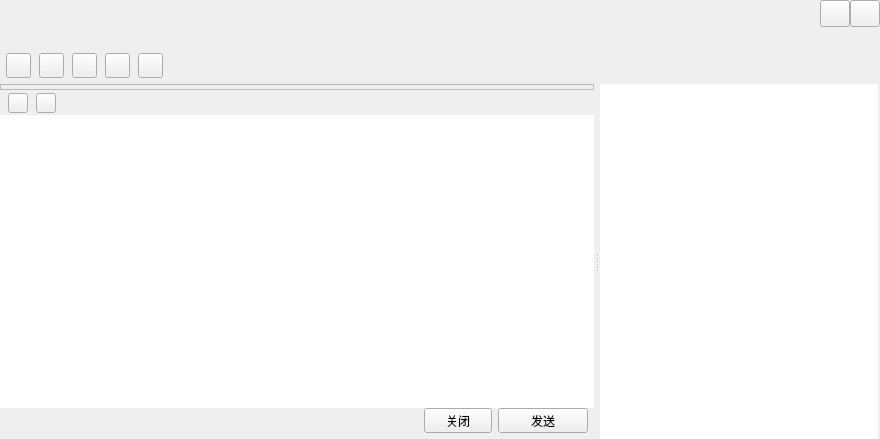
<?xml version="1.0" encoding="UTF-8"?>
<ui version="4.0">
 <class>TalkWindow</class>
 <widget class="QWidget" name="TalkWindow">
  <property name="geometry">
   <rect>
    <x>0</x>
    <y>0</y>
    <width>880</width>
    <height>439</height>
   </rect>
  </property>
  <property name="windowTitle">
   <string>TalkWindow</string>
  </property>
  <layout class="QVBoxLayout" name="verticalLayout_6">
   <property name="spacing">
    <number>0</number>
   </property>
   <property name="leftMargin">
    <number>0</number>
   </property>
   <property name="topMargin">
    <number>0</number>
   </property>
   <property name="rightMargin">
    <number>0</number>
   </property>
   <property name="bottomMargin">
    <number>0</number>
   </property>
   <item>
    <widget class="QWidget" name="titleWidget" native="true">
     <property name="sizePolicy">
      <sizepolicy hsizetype="Expanding" vsizetype="Fixed">
       <horstretch>0</horstretch>
       <verstretch>0</verstretch>
      </sizepolicy>
     </property>
     <property name="minimumSize">
      <size>
       <width>0</width>
       <height>84</height>
      </size>
     </property>
     <property name="maximumSize">
      <size>
       <width>16777215</width>
       <height>84</height>
      </size>
     </property>
     <property name="bottomskin" stdset="0">
      <bool>true</bool>
     </property>
     <layout class="QVBoxLayout" name="verticalLayout">
      <property name="spacing">
       <number>0</number>
      </property>
      <property name="leftMargin">
       <number>6</number>
      </property>
      <property name="topMargin">
       <number>0</number>
      </property>
      <property name="rightMargin">
       <number>0</number>
      </property>
      <property name="bottomMargin">
       <number>0</number>
      </property>
      <item>
       <layout class="QHBoxLayout" name="horizontalLayout">
        <property name="spacing">
         <number>0</number>
        </property>
        <item>
         <widget class="QLabel" name="nameLabel">
          <property name="sizePolicy">
           <sizepolicy hsizetype="Expanding" vsizetype="Fixed">
            <horstretch>0</horstretch>
            <verstretch>0</verstretch>
           </sizepolicy>
          </property>
          <property name="minimumSize">
           <size>
            <width>0</width>
            <height>27</height>
           </size>
          </property>
          <property name="maximumSize">
           <size>
            <width>16777215</width>
            <height>27</height>
           </size>
          </property>
          <property name="font">
           <font/>
          </property>
          <property name="text">
           <string/>
          </property>
         </widget>
        </item>
        <item>
         <widget class="QPushButton" name="sysmin">
          <property name="sizePolicy">
           <sizepolicy hsizetype="Fixed" vsizetype="Fixed">
            <horstretch>0</horstretch>
            <verstretch>0</verstretch>
           </sizepolicy>
          </property>
          <property name="minimumSize">
           <size>
            <width>30</width>
            <height>27</height>
           </size>
          </property>
          <property name="maximumSize">
           <size>
            <width>30</width>
            <height>27</height>
           </size>
          </property>
          <property name="focusPolicy">
           <enum>Qt::FocusPolicy::ClickFocus</enum>
          </property>
          <property name="toolTip">
           <string>最小化</string>
          </property>
          <property name="text">
           <string/>
          </property>
          <property name="iconSize">
           <size>
            <width>30</width>
            <height>30</height>
           </size>
          </property>
         </widget>
        </item>
        <item>
         <widget class="QPushButton" name="sysclose">
          <property name="sizePolicy">
           <sizepolicy hsizetype="Fixed" vsizetype="Fixed">
            <horstretch>0</horstretch>
            <verstretch>0</verstretch>
           </sizepolicy>
          </property>
          <property name="minimumSize">
           <size>
            <width>30</width>
            <height>27</height>
           </size>
          </property>
          <property name="maximumSize">
           <size>
            <width>30</width>
            <height>27</height>
           </size>
          </property>
          <property name="focusPolicy">
           <enum>Qt::FocusPolicy::ClickFocus</enum>
          </property>
          <property name="toolTip">
           <string>关闭</string>
          </property>
          <property name="text">
           <string/>
          </property>
          <property name="iconSize">
           <size>
            <width>30</width>
            <height>30</height>
           </size>
          </property>
         </widget>
        </item>
       </layout>
      </item>
      <item>
       <widget class="QLabel" name="signLabel">
        <property name="sizePolicy">
         <sizepolicy hsizetype="Expanding" vsizetype="Fixed">
          <horstretch>0</horstretch>
          <verstretch>0</verstretch>
         </sizepolicy>
        </property>
        <property name="minimumSize">
         <size>
          <width>0</width>
          <height>20</height>
         </size>
        </property>
        <property name="maximumSize">
         <size>
          <width>16777215</width>
          <height>20</height>
         </size>
        </property>
        <property name="font">
         <font>
          <pointsize>10</pointsize>
         </font>
        </property>
        <property name="text">
         <string/>
        </property>
       </widget>
      </item>
      <item>
       <widget class="QWidget" name="funWidget" native="true">
        <property name="sizePolicy">
         <sizepolicy hsizetype="Expanding" vsizetype="Expanding">
          <horstretch>0</horstretch>
          <verstretch>0</verstretch>
         </sizepolicy>
        </property>
        <property name="minimumSize">
         <size>
          <width>0</width>
          <height>34</height>
         </size>
        </property>
        <property name="maximumSize">
         <size>
          <width>16777215</width>
          <height>600</height>
         </size>
        </property>
        <layout class="QHBoxLayout" name="horizontalLayout_2">
         <property name="spacing">
          <number>8</number>
         </property>
         <property name="leftMargin">
          <number>0</number>
         </property>
         <property name="topMargin">
          <number>0</number>
         </property>
         <property name="rightMargin">
          <number>6</number>
         </property>
         <property name="bottomMargin">
          <number>0</number>
         </property>
         <item>
          <widget class="QPushButton" name="addtoolbtn">
           <property name="sizePolicy">
            <sizepolicy hsizetype="Fixed" vsizetype="Fixed">
             <horstretch>0</horstretch>
             <verstretch>0</verstretch>
            </sizepolicy>
           </property>
           <property name="minimumSize">
            <size>
             <width>25</width>
             <height>25</height>
            </size>
           </property>
           <property name="maximumSize">
            <size>
             <width>25</width>
             <height>25</height>
            </size>
           </property>
           <property name="text">
            <string/>
           </property>
           <property name="hasborder" stdset="0">
            <bool>true</bool>
           </property>
          </widget>
         </item>
         <item>
          <widget class="QPushButton" name="addhumanBtn">
           <property name="sizePolicy">
            <sizepolicy hsizetype="Fixed" vsizetype="Fixed">
             <horstretch>0</horstretch>
             <verstretch>0</verstretch>
            </sizepolicy>
           </property>
           <property name="minimumSize">
            <size>
             <width>25</width>
             <height>25</height>
            </size>
           </property>
           <property name="maximumSize">
            <size>
             <width>25</width>
             <height>25</height>
            </size>
           </property>
           <property name="text">
            <string/>
           </property>
           <property name="hasborder" stdset="0">
            <bool>true</bool>
           </property>
          </widget>
         </item>
         <item>
          <widget class="QPushButton" name="appBtn">
           <property name="sizePolicy">
            <sizepolicy hsizetype="Fixed" vsizetype="Fixed">
             <horstretch>0</horstretch>
             <verstretch>0</verstretch>
            </sizepolicy>
           </property>
           <property name="minimumSize">
            <size>
             <width>25</width>
             <height>25</height>
            </size>
           </property>
           <property name="maximumSize">
            <size>
             <width>25</width>
             <height>25</height>
            </size>
           </property>
           <property name="text">
            <string/>
           </property>
           <property name="hasborder" stdset="0">
            <bool>true</bool>
           </property>
          </widget>
         </item>
         <item>
          <widget class="QPushButton" name="videoBtn">
           <property name="sizePolicy">
            <sizepolicy hsizetype="Fixed" vsizetype="Fixed">
             <horstretch>0</horstretch>
             <verstretch>0</verstretch>
            </sizepolicy>
           </property>
           <property name="minimumSize">
            <size>
             <width>25</width>
             <height>25</height>
            </size>
           </property>
           <property name="maximumSize">
            <size>
             <width>25</width>
             <height>25</height>
            </size>
           </property>
           <property name="text">
            <string/>
           </property>
           <property name="hasborder" stdset="0">
            <bool>true</bool>
           </property>
          </widget>
         </item>
         <item>
          <widget class="QPushButton" name="toolsetBtn">
           <property name="sizePolicy">
            <sizepolicy hsizetype="Fixed" vsizetype="Fixed">
             <horstretch>0</horstretch>
             <verstretch>0</verstretch>
            </sizepolicy>
           </property>
           <property name="minimumSize">
            <size>
             <width>25</width>
             <height>25</height>
            </size>
           </property>
           <property name="maximumSize">
            <size>
             <width>25</width>
             <height>25</height>
            </size>
           </property>
           <property name="text">
            <string/>
           </property>
           <property name="hasborder" stdset="0">
            <bool>true</bool>
           </property>
          </widget>
         </item>
         <item>
          <spacer name="horizontalSpacer">
           <property name="orientation">
            <enum>Qt::Orientation::Horizontal</enum>
           </property>
           <property name="sizeHint" stdset="0">
            <size>
             <width>700</width>
             <height>20</height>
            </size>
           </property>
          </spacer>
         </item>
        </layout>
       </widget>
      </item>
     </layout>
    </widget>
   </item>
   <item>
    <widget class="QSplitter" name="splitter">
     <property name="sizePolicy">
      <sizepolicy hsizetype="Expanding" vsizetype="Expanding">
       <horstretch>0</horstretch>
       <verstretch>0</verstretch>
      </sizepolicy>
     </property>
     <property name="orientation">
      <enum>Qt::Orientation::Horizontal</enum>
     </property>
     <property name="handleWidth">
      <number>6</number>
     </property>
     <widget class="QSplitter" name="bodySplitter">
      <property name="sizePolicy">
       <sizepolicy hsizetype="Expanding" vsizetype="Expanding">
        <horstretch>0</horstretch>
        <verstretch>0</verstretch>
       </sizepolicy>
      </property>
      <property name="orientation">
       <enum>Qt::Orientation::Vertical</enum>
      </property>
      <property name="handleWidth">
       <number>1</number>
      </property>
      <property name="childrenCollapsible">
       <bool>false</bool>
      </property>
      <widget class="QWidget" name="bodyWidget" native="true">
       <property name="sizePolicy">
        <sizepolicy hsizetype="Expanding" vsizetype="Expanding">
         <horstretch>0</horstretch>
         <verstretch>0</verstretch>
        </sizepolicy>
       </property>
       <layout class="QVBoxLayout" name="verticalLayout_4">
        <property name="spacing">
         <number>0</number>
        </property>
        <property name="leftMargin">
         <number>0</number>
        </property>
        <property name="topMargin">
         <number>0</number>
        </property>
        <property name="rightMargin">
         <number>0</number>
        </property>
        <property name="bottomMargin">
         <number>0</number>
        </property>
        <item>
         <widget class="QFrame" name="frameWidget">
          <property name="sizePolicy">
           <sizepolicy hsizetype="Expanding" vsizetype="Expanding">
            <horstretch>0</horstretch>
            <verstretch>0</verstretch>
           </sizepolicy>
          </property>
          <property name="frameShape">
           <enum>QFrame::Shape::StyledPanel</enum>
          </property>
          <property name="frameShadow">
           <enum>QFrame::Shadow::Raised</enum>
          </property>
          <layout class="QVBoxLayout" name="verticalLayout_3">
           <property name="spacing">
            <number>0</number>
           </property>
           <property name="leftMargin">
            <number>0</number>
           </property>
           <property name="topMargin">
            <number>1</number>
           </property>
           <property name="rightMargin">
            <number>0</number>
           </property>
           <property name="bottomMargin">
            <number>1</number>
           </property>
           <item>
            <widget class="MsgWebView" name="msgWidget" native="true"/>
           </item>
          </layout>
         </widget>
        </item>
       </layout>
      </widget>
      <widget class="QWidget" name="bottomWidget" native="true">
       <property name="sizePolicy">
        <sizepolicy hsizetype="Expanding" vsizetype="Expanding">
         <horstretch>0</horstretch>
         <verstretch>0</verstretch>
        </sizepolicy>
       </property>
       <property name="minimumSize">
        <size>
         <width>0</width>
         <height>138</height>
        </size>
       </property>
       <property name="maximumSize">
        <size>
         <width>16777215</width>
         <height>400</height>
        </size>
       </property>
       <layout class="QVBoxLayout" name="verticalLayout_2">
        <property name="spacing">
         <number>0</number>
        </property>
        <property name="leftMargin">
         <number>0</number>
        </property>
        <property name="topMargin">
         <number>0</number>
        </property>
        <property name="rightMargin">
         <number>0</number>
        </property>
        <property name="bottomMargin">
         <number>0</number>
        </property>
        <item>
         <widget class="QWidget" name="moduleWidget" native="true">
          <property name="sizePolicy">
           <sizepolicy hsizetype="Expanding" vsizetype="Fixed">
            <horstretch>0</horstretch>
            <verstretch>0</verstretch>
           </sizepolicy>
          </property>
          <property name="minimumSize">
           <size>
            <width>0</width>
            <height>24</height>
           </size>
          </property>
          <property name="maximumSize">
           <size>
            <width>16777215</width>
            <height>24</height>
           </size>
          </property>
          <layout class="QHBoxLayout" name="horizontalLayout_3">
           <property name="spacing">
            <number>8</number>
           </property>
           <property name="leftMargin">
            <number>8</number>
           </property>
           <property name="topMargin">
            <number>0</number>
           </property>
           <property name="rightMargin">
            <number>8</number>
           </property>
           <property name="bottomMargin">
            <number>0</number>
           </property>
           <item>
            <widget class="QPushButton" name="faceBtn">
             <property name="sizePolicy">
              <sizepolicy hsizetype="Fixed" vsizetype="Fixed">
               <horstretch>0</horstretch>
               <verstretch>0</verstretch>
              </sizepolicy>
             </property>
             <property name="minimumSize">
              <size>
               <width>20</width>
               <height>20</height>
              </size>
             </property>
             <property name="maximumSize">
              <size>
               <width>20</width>
               <height>20</height>
              </size>
             </property>
             <property name="text">
              <string/>
             </property>
             <property name="hasborder" stdset="0">
              <bool>true</bool>
             </property>
            </widget>
           </item>
           <item>
            <widget class="QPushButton" name="fileopenBtn">
             <property name="sizePolicy">
              <sizepolicy hsizetype="Fixed" vsizetype="Fixed">
               <horstretch>0</horstretch>
               <verstretch>0</verstretch>
              </sizepolicy>
             </property>
             <property name="minimumSize">
              <size>
               <width>20</width>
               <height>20</height>
              </size>
             </property>
             <property name="maximumSize">
              <size>
               <width>20</width>
               <height>20</height>
              </size>
             </property>
             <property name="text">
              <string/>
             </property>
             <property name="hasborder" stdset="0">
              <bool>true</bool>
             </property>
            </widget>
           </item>
           <item>
            <spacer name="horizontalSpacer_2">
             <property name="orientation">
              <enum>Qt::Orientation::Horizontal</enum>
             </property>
             <property name="sizeHint" stdset="0">
              <size>
               <width>519</width>
               <height>20</height>
              </size>
             </property>
            </spacer>
           </item>
          </layout>
         </widget>
        </item>
        <item>
         <widget class="QMsgTextEdit" name="textEdit">
          <property name="contextMenuPolicy">
           <enum>Qt::ContextMenuPolicy::NoContextMenu</enum>
          </property>
          <property name="frameShape">
           <enum>QFrame::Shape::NoFrame</enum>
          </property>
         </widget>
        </item>
        <item>
         <layout class="QHBoxLayout" name="horizontalLayout_4">
          <property name="rightMargin">
           <number>6</number>
          </property>
          <property name="bottomMargin">
           <number>6</number>
          </property>
          <item>
           <spacer name="horizontalSpacer_3">
            <property name="orientation">
             <enum>Qt::Orientation::Horizontal</enum>
            </property>
            <property name="sizeHint" stdset="0">
             <size>
              <width>40</width>
              <height>20</height>
             </size>
            </property>
           </spacer>
          </item>
          <item>
           <widget class="QToolButton" name="closeBtn">
            <property name="minimumSize">
             <size>
              <width>68</width>
              <height>24</height>
             </size>
            </property>
            <property name="text">
             <string>关闭</string>
            </property>
            <property name="titleskin" stdset="0">
             <bool>true</bool>
            </property>
           </widget>
          </item>
          <item>
           <widget class="QToolButton" name="sendBtn">
            <property name="minimumSize">
             <size>
              <width>90</width>
              <height>24</height>
             </size>
            </property>
            <property name="text">
             <string>发送</string>
            </property>
            <property name="titleskin" stdset="0">
             <bool>true</bool>
            </property>
           </widget>
          </item>
         </layout>
        </item>
       </layout>
      </widget>
     </widget>
     <widget class="QWidget" name="widget" native="true">
      <property name="sizePolicy">
       <sizepolicy hsizetype="Expanding" vsizetype="Expanding">
        <horstretch>0</horstretch>
        <verstretch>0</verstretch>
       </sizepolicy>
      </property>
      <property name="minimumSize">
       <size>
        <width>280</width>
        <height>0</height>
       </size>
      </property>
      <property name="maximumSize">
       <size>
        <width>280</width>
        <height>16777215</height>
       </size>
      </property>
      <layout class="QVBoxLayout" name="verticalLayout_5">
       <property name="spacing">
        <number>0</number>
       </property>
       <property name="leftMargin">
        <number>0</number>
       </property>
       <property name="topMargin">
        <number>0</number>
       </property>
       <property name="rightMargin">
        <number>0</number>
       </property>
       <property name="bottomMargin">
        <number>0</number>
       </property>
       <item>
        <widget class="QScrollArea" name="scrollArea">
         <property name="frameShape">
          <enum>QFrame::Shape::NoFrame</enum>
         </property>
         <property name="verticalScrollBarPolicy">
          <enum>Qt::ScrollBarPolicy::ScrollBarAlwaysOff</enum>
         </property>
         <property name="horizontalScrollBarPolicy">
          <enum>Qt::ScrollBarPolicy::ScrollBarAlwaysOff</enum>
         </property>
         <property name="widgetResizable">
          <bool>true</bool>
         </property>
         <widget class="QWidget" name="scrollAreaWidgetContents">
          <property name="geometry">
           <rect>
            <x>0</x>
            <y>0</y>
            <width>280</width>
            <height>355</height>
           </rect>
          </property>
          <property name="sizePolicy">
           <sizepolicy hsizetype="Expanding" vsizetype="Expanding">
            <horstretch>0</horstretch>
            <verstretch>0</verstretch>
           </sizepolicy>
          </property>
          <widget class="QTreeWidget" name="treeWidget">
           <property name="geometry">
            <rect>
             <x>0</x>
             <y>0</y>
             <width>278</width>
             <height>355</height>
            </rect>
           </property>
           <property name="frameShape">
            <enum>QFrame::Shape::NoFrame</enum>
           </property>
           <property name="horizontalScrollBarPolicy">
            <enum>Qt::ScrollBarPolicy::ScrollBarAlwaysOff</enum>
           </property>
           <property name="editTriggers">
            <set>QAbstractItemView::EditTrigger::AllEditTriggers</set>
           </property>
           <property name="indentation">
            <number>0</number>
           </property>
           <property name="headerHidden">
            <bool>true</bool>
           </property>
           <property name="expandsOnDoubleClick">
            <bool>false</bool>
           </property>
           <column>
            <property name="text">
             <string notr="true">1</string>
            </property>
           </column>
          </widget>
         </widget>
        </widget>
       </item>
      </layout>
     </widget>
    </widget>
   </item>
  </layout>
 </widget>
 <layoutdefault spacing="6" margin="11"/>
 <customwidgets>
  <customwidget>
   <class>QMsgTextEdit</class>
   <extends>QTextEdit</extends>
   <header>QMsgTextEdit.h</header>
  </customwidget>
  <customwidget>
   <class>MsgWebView</class>
   <extends>QWidget</extends>
   <header>MsgWebView.h</header>
   <container>1</container>
  </customwidget>
 </customwidgets>
 <resources/>
 <connections/>
</ui>
